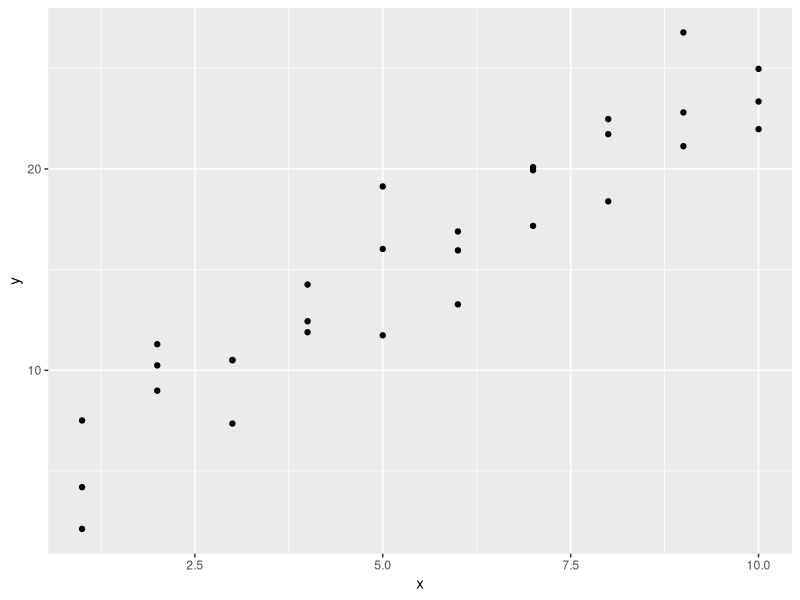
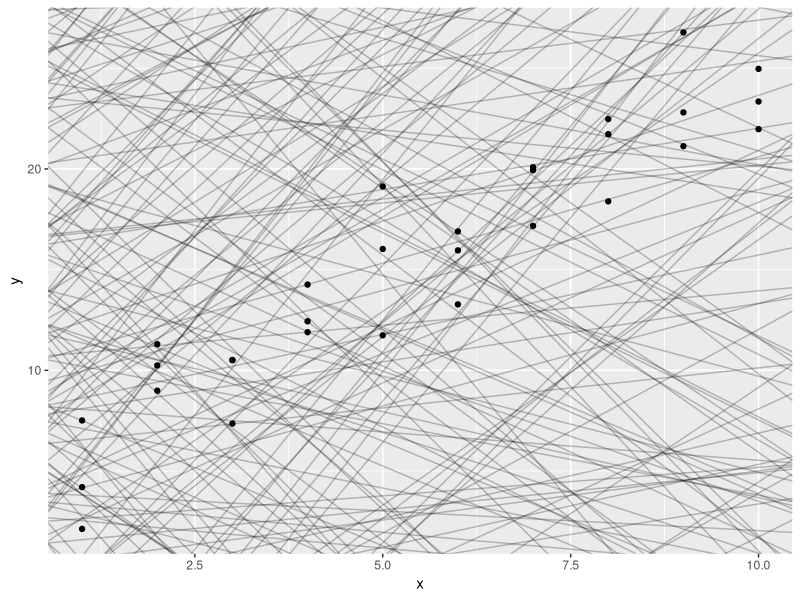
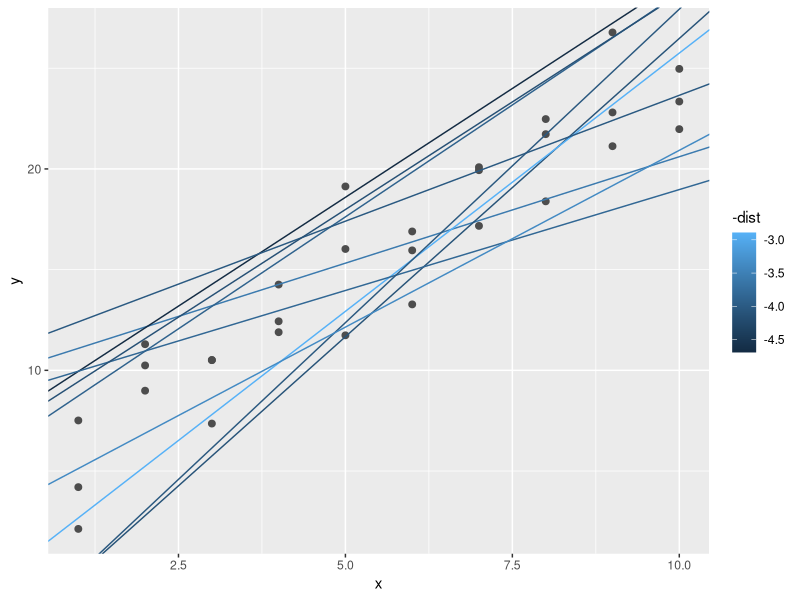
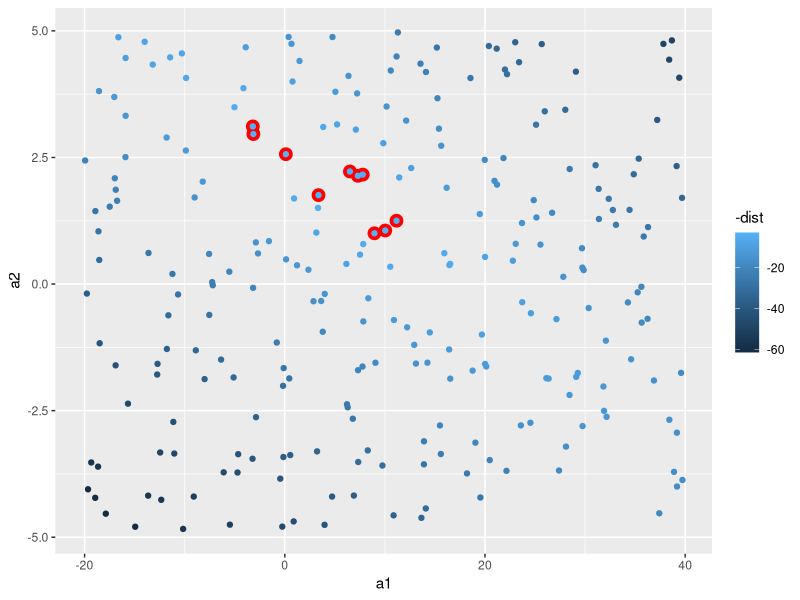
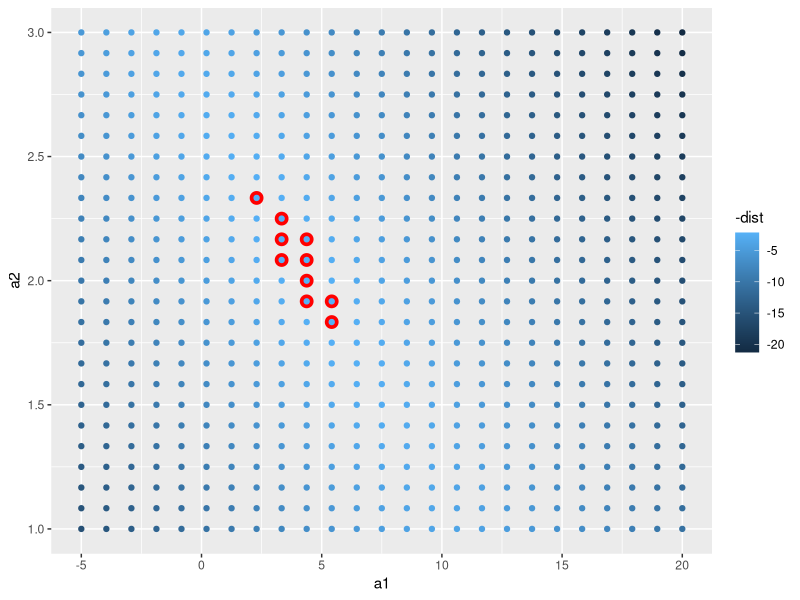
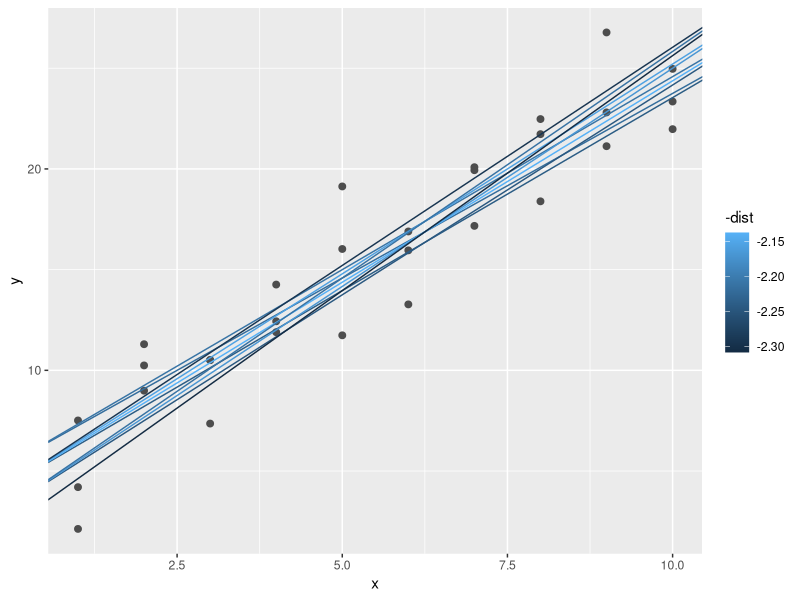
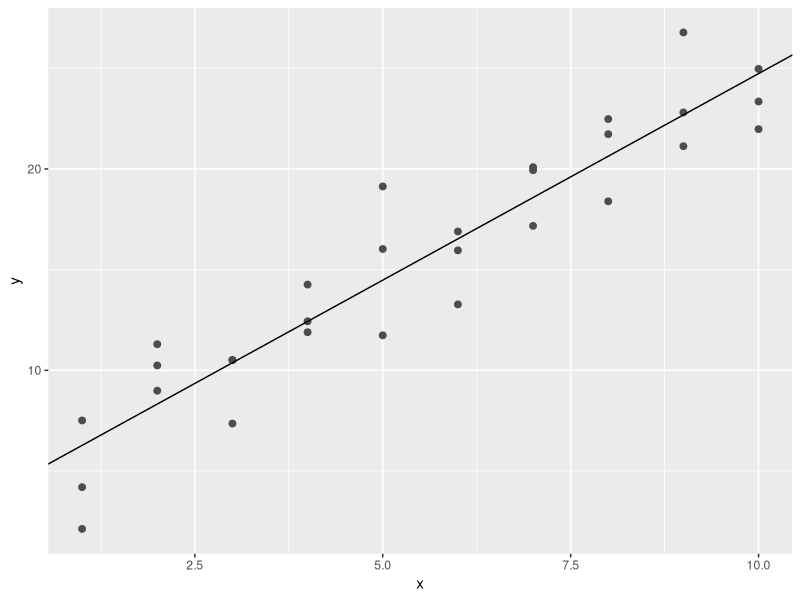

Write R code to recreate these figures, in order.
library(tidyverse)

library(modelr)
options(na.action = na.warn)
ggplot(sim1, aes(x, y)) + 
  geom_point()

models <- tibble(
  a1 = runif(250, -20, 40),
  a2 = runif(250, -5, 5)
)

ggplot(sim1, aes(x, y)) + 
  geom_abline(aes(intercept = a1, slope = a2), data = models, alpha = 1/4) +
  geom_point() 

model1 <- function(a, data) {
  a[1] + data$x * a[2]
}
model1(c(7, 1.5), sim1)

measure_distance <- function(mod, data) {
  diff <- data$y - model1(mod, data)
  sqrt(mean(diff ^ 2))
}
measure_distance(c(7, 1.5), sim1)

sim1_dist <- function(a1, a2) {
  measure_distance(c(a1, a2), sim1)
}

models <- models %>% 
  mutate(dist = purrr::map2_dbl(a1, a2, sim1_dist))
models

ggplot(sim1, aes(x, y)) + 
  geom_point(size = 2, colour = "grey30") + 
  geom_abline(
    aes(intercept = a1, slope = a2, colour = -dist), 
    data = filter(models, rank(dist) <= 10)
  )

ggplot(models, aes(a1, a2)) +
  geom_point(data = filter(models, rank(dist) <= 10), size = 4, colour = "red") +
  geom_point(aes(colour = -dist))

grid <- expand.grid(
  a1 = seq(-5, 20, length = 25),
  a2 = seq(1, 3, length = 25)
) %>% 
  mutate(dist = purrr::map2_dbl(a1, a2, sim1_dist))

grid %>% 
  ggplot(aes(a1, a2)) +
  geom_point(data = filter(grid, rank(dist) <= 10), size = 4, colour = "red") +
  geom_point(aes(colour = -dist)) 

ggplot(sim1, aes(x, y)) + 
  geom_point(size = 2, colour = "grey30") + 
  geom_abline(
    aes(intercept = a1, slope = a2, colour = -dist), 
    data = filter(grid, rank(dist) <= 10)
  )


best <- optim(c(0, 0), measure_distance, data = sim1)
best$par

ggplot(sim1, aes(x, y)) + 
  geom_point(size = 2, colour = "grey30") + 
  geom_abline(intercept = best$par[1], slope = best$par[2])


